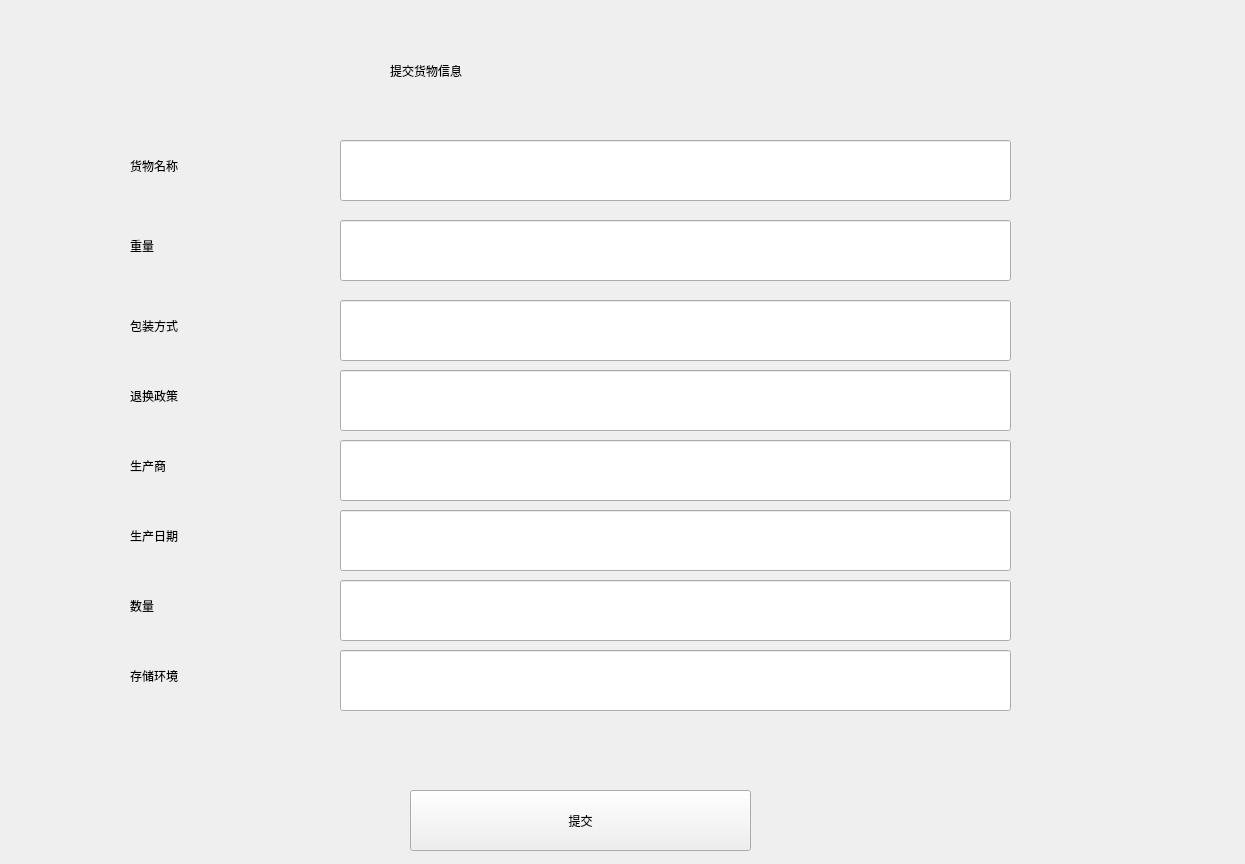
<?xml version="1.0" encoding="UTF-8"?>
<ui version="4.0">
 <class>WindowApplyGoods</class>
 <widget class="QMainWindow" name="WindowApplyGoods">
  <property name="geometry">
   <rect>
    <x>0</x>
    <y>0</y>
    <width>1245</width>
    <height>864</height>
   </rect>
  </property>
  <property name="windowTitle">
   <string>MainWindow</string>
  </property>
  <widget class="QWidget" name="centralwidget">
   <widget class="QLabel" name="label_7">
    <property name="geometry">
     <rect>
      <x>130</x>
      <y>500</y>
      <width>231</width>
      <height>71</height>
     </rect>
    </property>
    <property name="styleSheet">
     <string notr="true">font: 75 24pt &quot;微软雅黑&quot;;</string>
    </property>
    <property name="text">
     <string>生产日期</string>
    </property>
   </widget>
   <widget class="QLabel" name="label_2">
    <property name="geometry">
     <rect>
      <x>130</x>
      <y>130</y>
      <width>231</width>
      <height>71</height>
     </rect>
    </property>
    <property name="styleSheet">
     <string notr="true">font: 75 24pt &quot;微软雅黑&quot;;</string>
    </property>
    <property name="text">
     <string>货物名称</string>
    </property>
   </widget>
   <widget class="QLabel" name="label_4">
    <property name="geometry">
     <rect>
      <x>130</x>
      <y>290</y>
      <width>231</width>
      <height>71</height>
     </rect>
    </property>
    <property name="styleSheet">
     <string notr="true">font: 75 24pt &quot;微软雅黑&quot;;</string>
    </property>
    <property name="text">
     <string>包装方式</string>
    </property>
   </widget>
   <widget class="QLineEdit" name="lineEdit_5">
    <property name="geometry">
     <rect>
      <x>340</x>
      <y>440</y>
      <width>671</width>
      <height>61</height>
     </rect>
    </property>
    <property name="styleSheet">
     <string notr="true">font: 75 24pt &quot;微软雅黑&quot;;</string>
    </property>
   </widget>
   <widget class="QLineEdit" name="lineEdit">
    <property name="geometry">
     <rect>
      <x>340</x>
      <y>140</y>
      <width>671</width>
      <height>61</height>
     </rect>
    </property>
    <property name="styleSheet">
     <string notr="true">font: 75 24pt &quot;微软雅黑&quot;;</string>
    </property>
   </widget>
   <widget class="QLabel" name="label_3">
    <property name="geometry">
     <rect>
      <x>130</x>
      <y>210</y>
      <width>231</width>
      <height>71</height>
     </rect>
    </property>
    <property name="styleSheet">
     <string notr="true">font: 75 24pt &quot;微软雅黑&quot;;</string>
    </property>
    <property name="text">
     <string>重量</string>
    </property>
   </widget>
   <widget class="QLabel" name="label_5">
    <property name="geometry">
     <rect>
      <x>130</x>
      <y>360</y>
      <width>231</width>
      <height>71</height>
     </rect>
    </property>
    <property name="styleSheet">
     <string notr="true">font: 75 24pt &quot;微软雅黑&quot;;</string>
    </property>
    <property name="text">
     <string>退换政策</string>
    </property>
   </widget>
   <widget class="QLabel" name="label">
    <property name="geometry">
     <rect>
      <x>390</x>
      <y>10</y>
      <width>681</width>
      <height>121</height>
     </rect>
    </property>
    <property name="styleSheet">
     <string notr="true">font: 75 24pt &quot;微软雅黑&quot;;</string>
    </property>
    <property name="text">
     <string>提交货物信息</string>
    </property>
   </widget>
   <widget class="QLabel" name="label_6">
    <property name="geometry">
     <rect>
      <x>130</x>
      <y>430</y>
      <width>231</width>
      <height>71</height>
     </rect>
    </property>
    <property name="styleSheet">
     <string notr="true">font: 75 24pt &quot;微软雅黑&quot;;</string>
    </property>
    <property name="text">
     <string>生产商</string>
    </property>
   </widget>
   <widget class="QLineEdit" name="lineEdit_4">
    <property name="geometry">
     <rect>
      <x>340</x>
      <y>370</y>
      <width>671</width>
      <height>61</height>
     </rect>
    </property>
    <property name="styleSheet">
     <string notr="true">font: 75 24pt &quot;微软雅黑&quot;;</string>
    </property>
   </widget>
   <widget class="QLineEdit" name="lineEdit_2">
    <property name="geometry">
     <rect>
      <x>340</x>
      <y>220</y>
      <width>671</width>
      <height>61</height>
     </rect>
    </property>
    <property name="styleSheet">
     <string notr="true">font: 75 24pt &quot;微软雅黑&quot;;</string>
    </property>
   </widget>
   <widget class="QLineEdit" name="lineEdit_3">
    <property name="geometry">
     <rect>
      <x>340</x>
      <y>300</y>
      <width>671</width>
      <height>61</height>
     </rect>
    </property>
    <property name="styleSheet">
     <string notr="true">font: 75 24pt &quot;微软雅黑&quot;;</string>
    </property>
   </widget>
   <widget class="QLineEdit" name="lineEdit_6">
    <property name="geometry">
     <rect>
      <x>340</x>
      <y>510</y>
      <width>671</width>
      <height>61</height>
     </rect>
    </property>
    <property name="styleSheet">
     <string notr="true">font: 75 24pt &quot;微软雅黑&quot;;</string>
    </property>
   </widget>
   <widget class="QPushButton" name="pushButton">
    <property name="geometry">
     <rect>
      <x>410</x>
      <y>790</y>
      <width>341</width>
      <height>61</height>
     </rect>
    </property>
    <property name="text">
     <string>提交</string>
    </property>
   </widget>
   <widget class="QLabel" name="label_8">
    <property name="geometry">
     <rect>
      <x>130</x>
      <y>570</y>
      <width>231</width>
      <height>71</height>
     </rect>
    </property>
    <property name="styleSheet">
     <string notr="true">font: 75 24pt &quot;微软雅黑&quot;;</string>
    </property>
    <property name="text">
     <string>数量</string>
    </property>
   </widget>
   <widget class="QLineEdit" name="lineEdit_7">
    <property name="geometry">
     <rect>
      <x>340</x>
      <y>580</y>
      <width>671</width>
      <height>61</height>
     </rect>
    </property>
    <property name="styleSheet">
     <string notr="true">font: 75 24pt &quot;微软雅黑&quot;;</string>
    </property>
   </widget>
   <widget class="QLineEdit" name="lineEdit_8">
    <property name="geometry">
     <rect>
      <x>340</x>
      <y>650</y>
      <width>671</width>
      <height>61</height>
     </rect>
    </property>
    <property name="styleSheet">
     <string notr="true">font: 75 24pt &quot;微软雅黑&quot;;</string>
    </property>
   </widget>
   <widget class="QLabel" name="label_9">
    <property name="geometry">
     <rect>
      <x>130</x>
      <y>640</y>
      <width>231</width>
      <height>71</height>
     </rect>
    </property>
    <property name="styleSheet">
     <string notr="true">font: 75 24pt &quot;微软雅黑&quot;;</string>
    </property>
    <property name="text">
     <string>存储环境</string>
    </property>
   </widget>
  </widget>
 </widget>
 <resources/>
 <connections/>
</ui>
